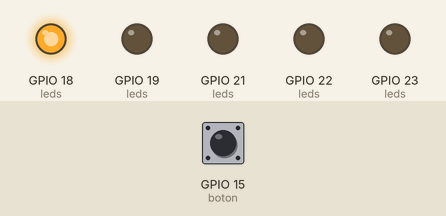
This sketch was run on a simulated ESP32. Shown: output pins drawn as LEDs (lit = HIGH). The inputs (shaded band) are chosen by the test bench; at power-on: GPIO 15 (boton) HIGH.

Above: at 0.2 s.
At 1.2 s:
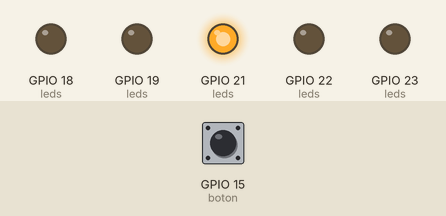
At 1.7 s:
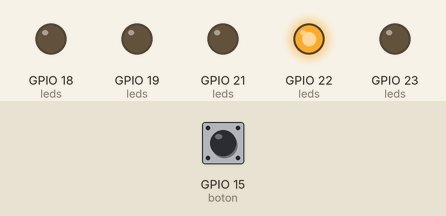
At 3.2 s:
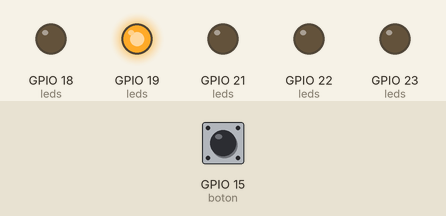
At 4.7 s:
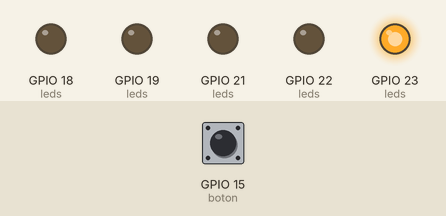
Timing chart, 0 to 5.8 s (numbered marks = the images above):
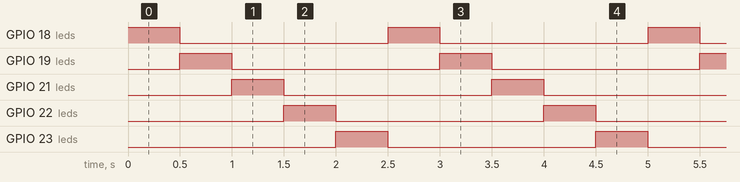

Measured:
- by itself, GPIO 18 (leds), GPIO 19 (leds), GPIO 21 (leds), GPIO 22 (leds), GPIO 23 (leds): alternates HIGH for 0.50 s and LOW for 2.0 s
- by itself, everything shown: repeats every 2.5 s, in 6 steps

The sketch:

5ledsboton.ino
```cpp
/*
  Control de 5 LEDs en ESP32 con cambio inmediato de orientación
*/

const int ledRojo = 18;
const int ledAmarillo = 19;
const int ledVerde = 21;
const int ledAzul = 22;
const int ledBlanco = 23;
const int boton = 15;

// Array con los LEDs
const int leds[] = {ledRojo, ledAmarillo, ledVerde, ledAzul, ledBlanco};
const int numLeds = 5;

// Variables de control
bool direccionNormal = true;   // true = Rojo→Blanco, false = Blanco→Rojo
bool botonPresionado = false;  // Para detectar flancos

void setup() {
  for (int i = 0; i < numLeds; i++) {
    pinMode(leds[i], OUTPUT);
  }
  pinMode(boton, INPUT_PULLUP); // Botón con resistencia interna
}

void loop() {
  if (direccionNormal) {
    for (int i = 0; i < numLeds; i++) {
      encenderLed(i);
      if (revisarBoton()) {
        direccionNormal = false;
        break; // Rompe el ciclo y empieza la otra dirección
      }
    }
  } else {
    for (int i = numLeds - 1; i >= 0; i--) {
      encenderLed(i);
      if (revisarBoton()) {
        direccionNormal = true;
        break; // Rompe el ciclo y empieza la otra dirección
      }
    }
  }
}

// Función que enciende un LED y lo apaga tras 500ms
void encenderLed(int indice) {
  digitalWrite(leds[indice], HIGH);
  delay(500);
  digitalWrite(leds[indice], LOW);
}

// Función para revisar el botón con flanco
bool revisarBoton() {
  if (digitalRead(boton) == LOW && !botonPresionado) {
    botonPresionado = true;
    delay(50); // Anti-rebote
    return true;
  }
  if (digitalRead(boton) == HIGH) {
    botonPresionado = false;
  }
  return false;
}
```
